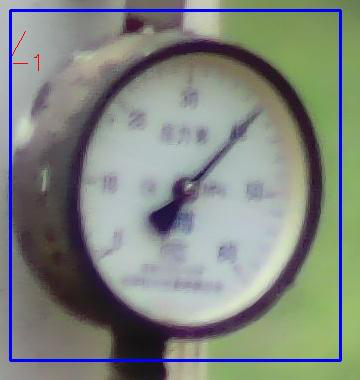
#> input picture images/表计/test1.png, 360 x 380 px, found by its file name
$ python thresholdSegmentations.py
#> lines starting #> are read from the running program, lines starting #| are printed output that depends on the picture; after the words box and inside, x2 and y2 are one past the last pixel; in counts of white or black regions, pixels touching at a corner belong together
#> further down, img_original is the input picture: shape (380, 360, 3); mean B, G, R 128.5, 135.2, 129.2


'''
@author: linxu
@contact: 17746071609@163.com
@time: 2021-06-29 下午19:07
@desc: 针对五种不同转换方式，采用滑动条实现动态全局阈值分割

cv2.threshold(src, thresh, maxval, type)
参数：
    src:输入的图像
    thresh:图像分割所用的阈值（threshold value）
    maxval:当阈值类型（thresholding type）采用cv2.THRESH_BINARY和cv2.THRESH_BINARY_INV时像素点被赋予的新值
    type:介绍5种转换方式：
        cv2.THRESH_BINARY（当图像某点像素值大于thresh(阈值)时赋予maxval，反之为0。注：最常用且为默认值）
        cv2.THRESH_BINARY_INV（当图像某点像素值小于thresh时赋予maxval，反之为0）
        cv2.THRESH_TRUNC（当图像某点像素值大于thresh时赋予thresh,反之不变。注：虽然maxval没用了，但是调用函数不能省略）
        cv2.THRESH_TOZERO（当图像某点像素值小于thresh时赋予0，反之不变。注：同上）
        cv2.THRESH_TOZERO_INV（当图像某点像素值大于thresh时赋予0，反之不变。注：同上）
   补：cv2.THRESH_OTSU（该方法自动寻找最优阈值，并返回给retval，见下文。实际使用时配合上述5种转变方式之一，例如：cv2.THRESH_OTSU+cv2.THRESH_BINARY）
'''

import cv2
import numpy as np

def threshold_segmentation(thresh):
    '''
    创建滑动条回调函数，参数thresh为滑动条对应位置的数值
    :param thresh:
    :return:
    '''
#> called with thresh = 130
    #采用5种阈值类型（thresholding type）分割图像
    retval1,img_binary=cv2.threshold(img_original,thresh,255,cv2.THRESH_BINARY)
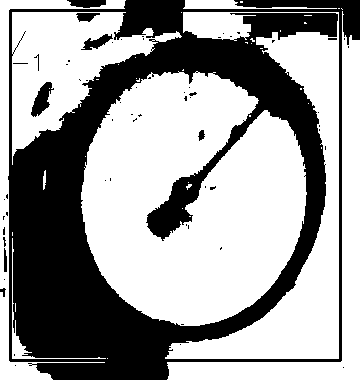
#> img_binary: shape (380, 360); 62% white; 61 black regions (52 under 20 px), largest, box (x1, y1, x2, y2) and area: (8, 0, 360, 380) 50584, (31, 82, 54, 117) 400, (67, 0, 106, 8) 243
#> retval1 = 130
    retval2,img_binary_invertion=cv2.threshold(img_original,thresh,255,cv2.THRESH_BINARY_INV)
#> retval2 = 130
    retval3,img_trunc=cv2.threshold(img_original,thresh,255,cv2.THRESH_TRUNC)
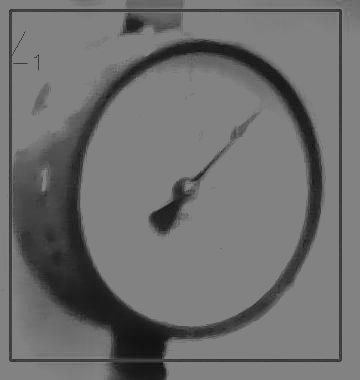
#> img_trunc: shape (380, 360); min 11, max 130, mean 111.2
#> retval3 = 130
    retval4,img_tozero=cv2.threshold(img_original,thresh,255,cv2.THRESH_TOZERO)
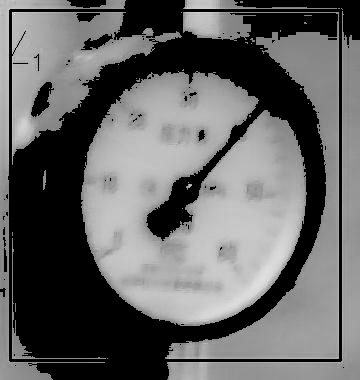
#> img_tozero: shape (380, 360); min 0, max 224, mean 101.9
#> retval4 = 130
    retval5,img_tozero_inversion=cv2.threshold(img_original,thresh,255,cv2.THRESH_TOZERO_INV)
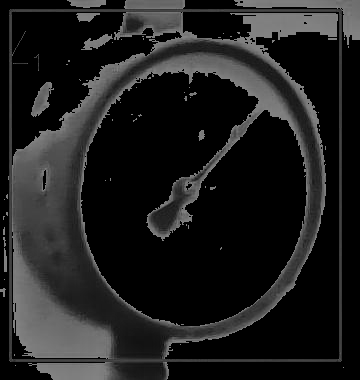
#> img_tozero_inversion: shape (380, 360); min 0, max 130, mean 30.6
#> retval5 = 130
    # 由于cv2.imshow()显示的是多维数组（ndarray）,因此我们通过np.hstack(数组水平拼接)
    # 和np.vstack(竖直拼接)拼接数组，达到同时显示多幅图的目的
    img1 = np.hstack([img_original,img_binary,img_binary_invertion])
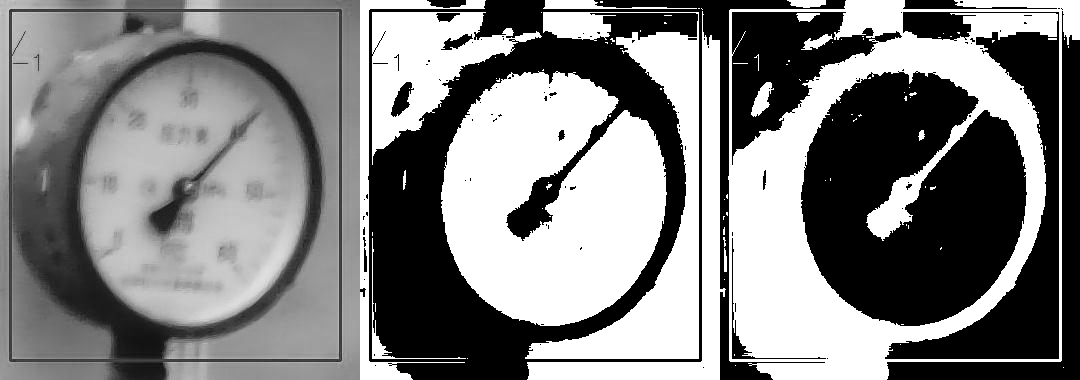
#> img1: shape (380, 1080); min 0, max 255, mean 129.2
    img2 = np.hstack([img_trunc,img_tozero,img_tozero_inversion])
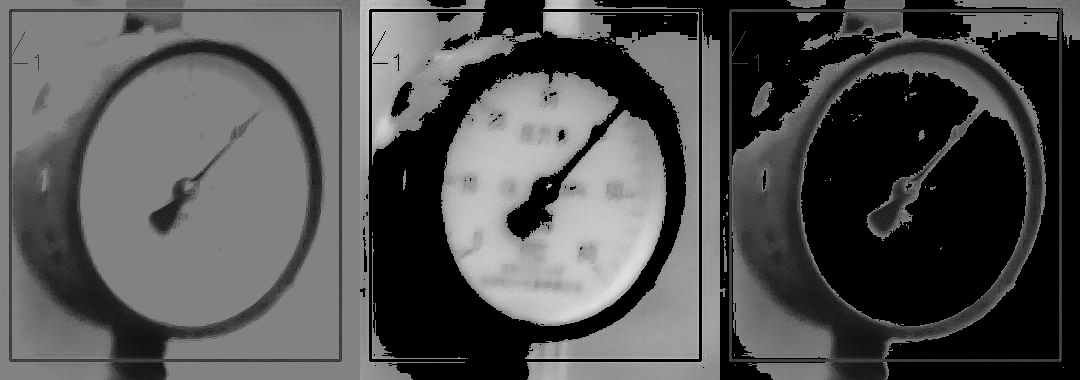
#> img2: shape (380, 1080); min 0, max 224, mean 81.2
    global imgs
    imgs=np.vstack([img1,img2])
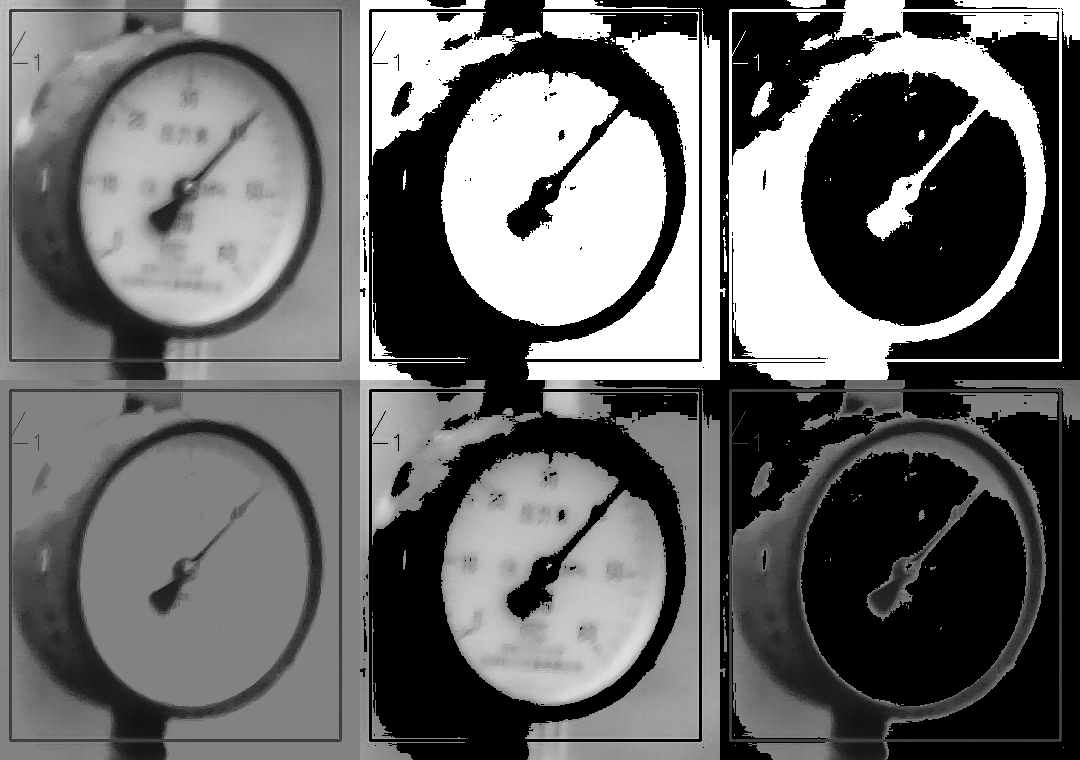
#> imgs: shape (760, 1080); min 0, max 255, mean 105.2

if __name__ == '__main__':
    # 载入原图，转化为灰度图像,并通过cv2.resize()等比调整图像大小
    img_original=cv2.imread('/home/linxu/PycharmProjects/CVProcess/images/表计/test1.png')
    img_original = cv2.cvtColor(img_original, cv2.COLOR_RGB2GRAY)
    # img_original=cv2.resize(gray,(0,0),fx=0.3,fy=0.3)
    # 初始化阈值，定义全局变量imgs
    thresh=130
    imgs=0

    # 新建窗口
    cv2.namedWindow('Images')
    # 新建滑动条，初始位置为130
    cv2.createTrackbar('threshold value','Images',130,255,threshold_segmentation)
    # 第一次调用函数
    threshold_segmentation(thresh)
    # 显示图像
    while(1):
        cv2.imshow('Images',imgs)
        # 按下q键退出
        if cv2.waitKey(1)==ord('q'):
#> (key q is pressed here)
            break
    cv2.destroyAllWindows()

$ run again, with images/表计/test2.png copied over images/表计/test1.png
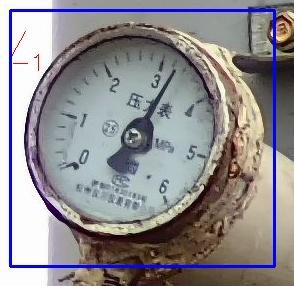
#> input picture images/表计/test2.png, 294 x 286 px, found by its file name
#> img_original is the input picture: shape (286, 294, 3); mean B, G, R 144.4, 140.9, 143.8
#> img_original: shape (286, 294)
#> in threshold_segmentation, `retval1,img_binary=cv2.threshold(img_original,thresh,255,cv2.THRESH_BI..`:
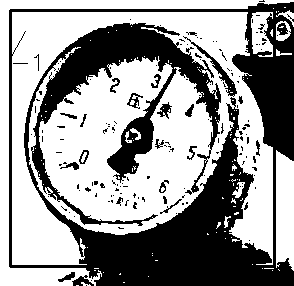
#> img_binary: shape (286, 294); 59.5% white; 154 black regions (130 under 20 px), largest, box (x1, y1, x2, y2) and area: (9, 2, 294, 286) 31810, (183, 36, 237, 97) 368, (72, 275, 94, 286) 120
#> retval1 = 130
#> in threshold_segmentation, `imgs=np.vstack([img1,img2])`:
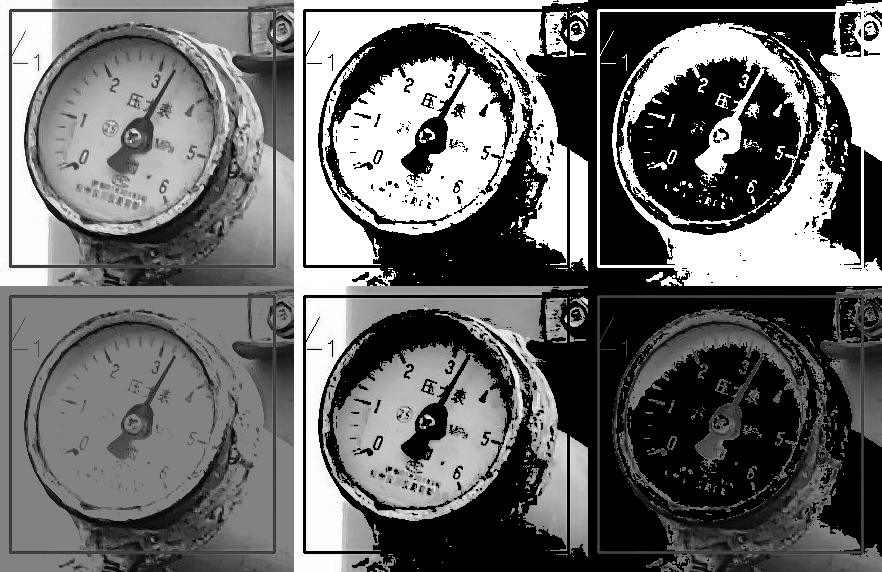
#> imgs: shape (572, 882); min 0, max 255, mean 107.9

$ run again, with images/表计/test3.png copied over images/表计/test1.png
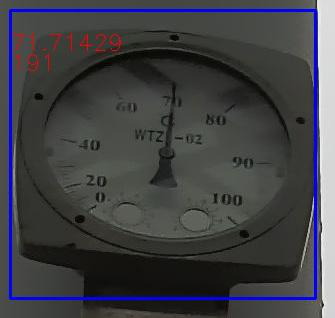
#> input picture images/表计/test3.png, 335 x 318 px, found by its file name
#> img_original is the input picture: shape (318, 335, 3); mean B, G, R 69.5, 65, 64.6
#> img_original: shape (318, 335)
#> in threshold_segmentation, `retval1,img_binary=cv2.threshold(img_original,thresh,255,cv2.THRESH_BI..`:
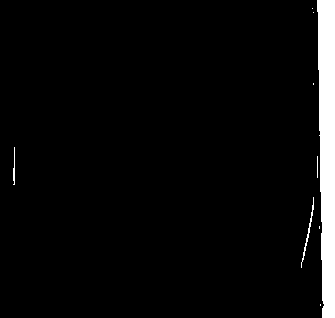
#> img_binary: shape (318, 335); 4.7% white; 9 white regions (5 under 20 px), largest, box (x1, y1, x2, y2) and area: (317, 0, 335, 318) 4780, (301, 197, 314, 268) 114, (13, 147, 15, 185) 52, (317, 156, 318, 178) 22
#> retval1 = 130
#> in threshold_segmentation, `imgs=np.vstack([img1,img2])`:
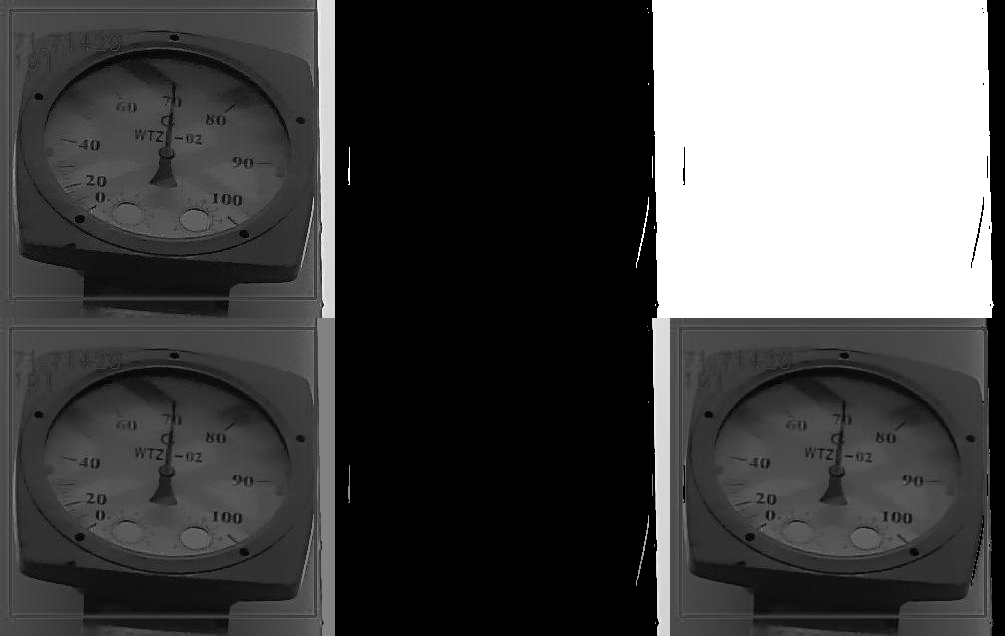
#> imgs: shape (636, 1005); min 0, max 255, mean 74.9

$ run again, with images/表计/test4.png copied over images/表计/test1.png
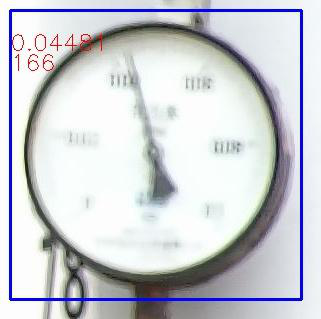
#> input picture images/表计/test4.png, 321 x 319 px, found by its file name
#> img_original is the input picture: shape (319, 321, 3); mean B, G, R 211.7, 206, 203.6
#> img_original: shape (319, 321)
#> img_binary: shape (319, 321); 85.2% white; 25 black regions (18 under 20 px), largest, box (x1, y1, x2, y2) and area: (9, 9, 303, 319) 14394, (148, 151, 174, 200) 461, (28, 54, 39, 71) 45
#> retval1 = 130
#> in threshold_segmentation, `imgs=np.vstack([img1,img2])`:
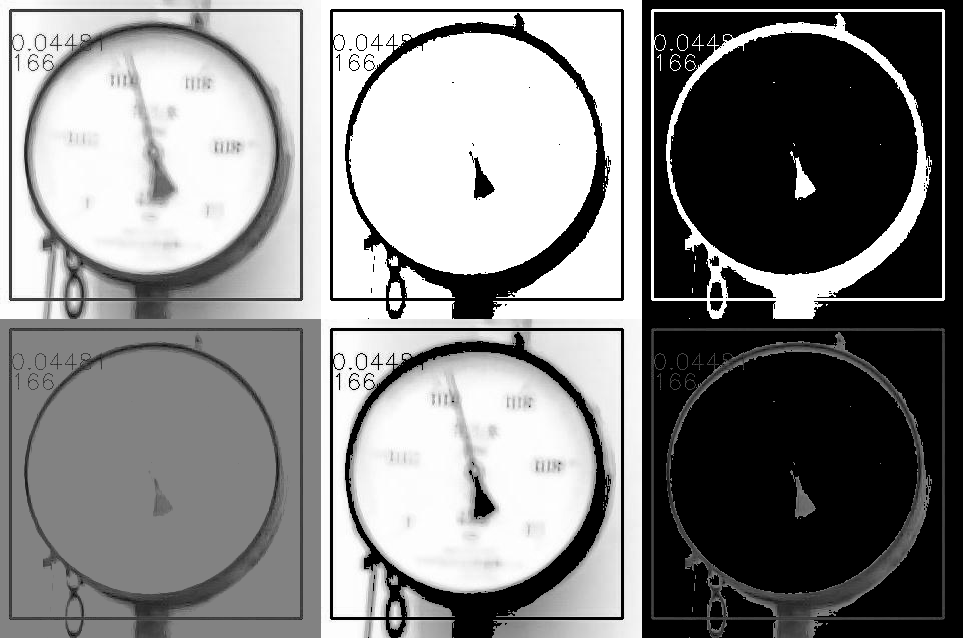
#> imgs: shape (638, 963); min 0, max 255, mean 132
